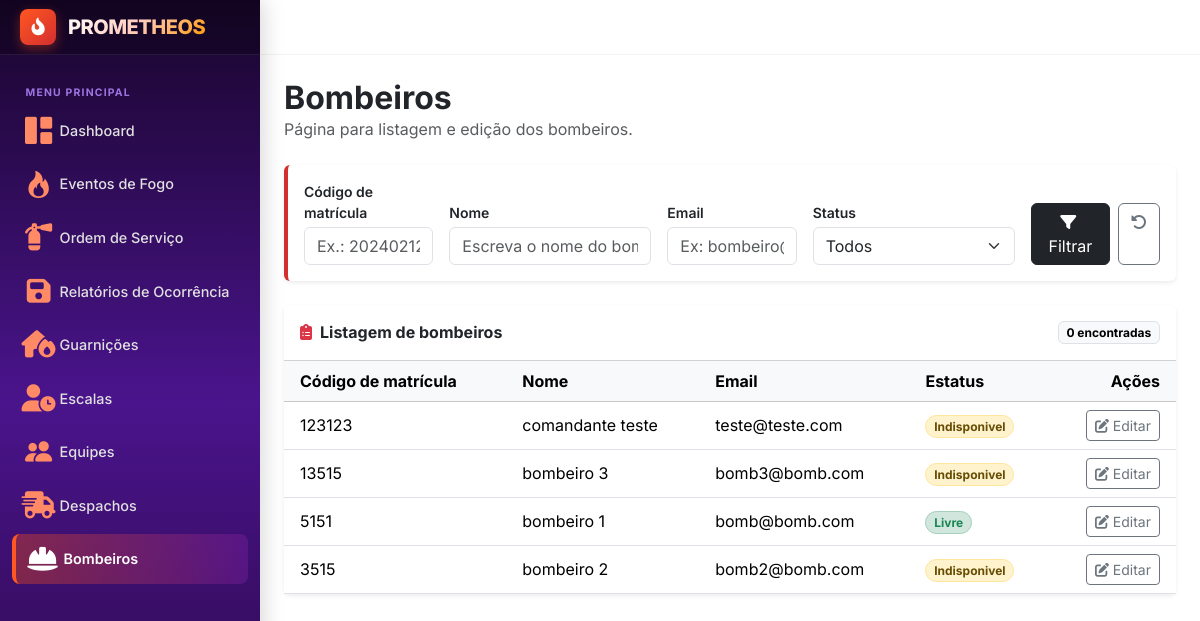
Page /bombeiros on the earlier database version.
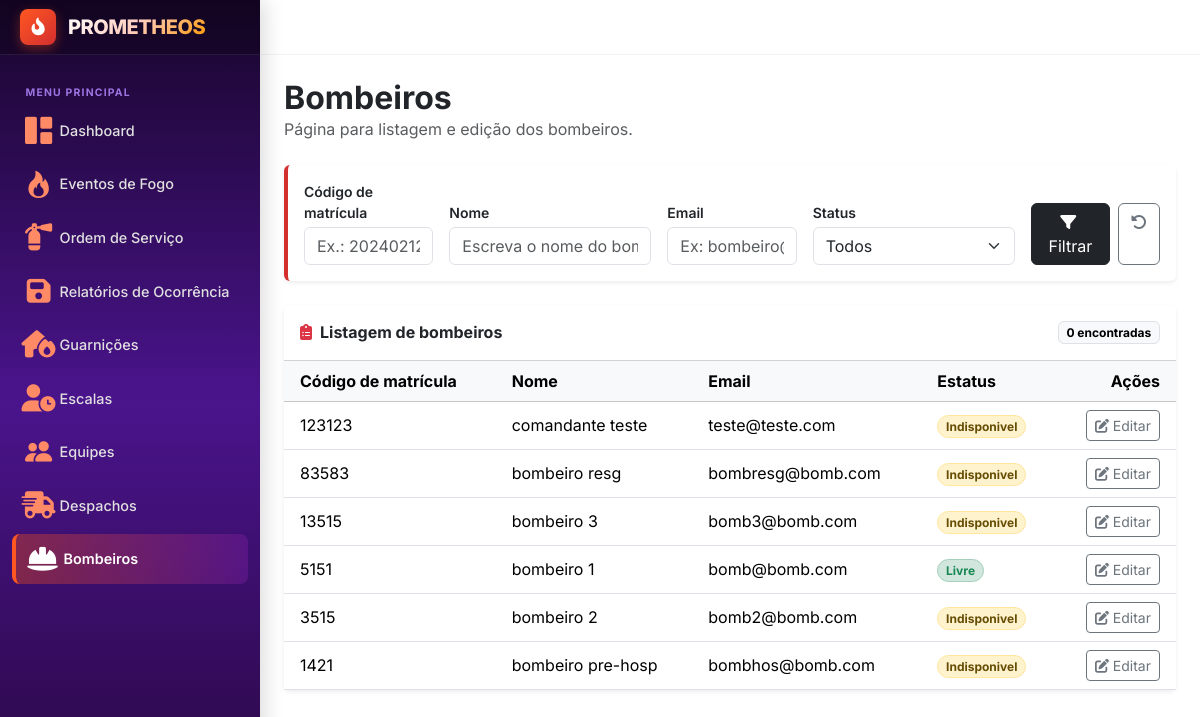
Same page on the later database version.
### usuario/models.py (models this page shows, shortened)
class Bombeiro(models.Model):
    id_usuario = models.OneToOneField(Usuario, on_delete=models.CASCADE)
    id_equipe = models.ForeignKey(Equipe, on_delete=models.PROTECT, blank=True, null=True)
    id_escala = models.ForeignKey(Escala, on_delete=models.SET_NULL, null=True, blank=True, related_name="bombeiros")
    matricula = models.IntegerField(primary_key=True)
    estatus = models.CharField(choices=Estatus.choices, default=Estatus.LIVRE)
    proficiencia = models.CharField(choices=Proficiencia.choices, blank=True, null=True, default=None)

class Usuario(models.Model):
    class perfil(models.TextChoices):
        ADMIN = "ADMIN"
        SALA_SITUACAO = "SALA_SITUACAO"
        COMANDO = "COMANDO"
        COMBATENTE = "COMBATENTE"
    id = models.IntegerField(primary_key=True)
    nome = models.CharField(max_length=50)
    email = models.EmailField()
    perfil = models.CharField(choices=perfil.choices)

### usuario/views.py (the view)
# urls.py: path('bombeiros', userViews.bombeiro, name='bombeiro'),
def bombeiro(request):
    bombeiros = Bombeiro.objects.all().order_by("-matricula")
    filtros = {
        "codigo" : request.GET.get("codigo", ""),
        "nome" : request.GET.get("nome", ""),
        "email" : request.GET.get("email", ""),
        "estatus" : request.GET.get("estatus", "")
    }
    if filtros["codigo"]:
        bombeiros = bombeiros.filter(matricula=filtros["codigo"])
    if filtros["nome"]:
        bombeiros = bombeiros.filter(id_usuario__nome=filtros["nome"])
    if filtros["email"]:
        bombeiros = bombeiros.filter(id_usuario__email=filtros["email"])
    if filtros["estatus"]:
        bombeiros = bombeiros.filter(estatus=filtros["estatus"])
    contexto = {
        "bombeiros" : bombeiros,
        "filtros" : filtros,
        "estatus_opcoes" : Bombeiro._meta.get_field("estatus").choices
    }
    return render(request, 'usuarios/bombeiros.html', contexto)

### templates/usuarios/bombeiros.html (shortened to what this page needs)
{% extends "layout.html" %}
{% block content %}
<div class="d-flex flex-wrap align-items-start justify-content-between gap-3 mb-4">
    <div>
        <h1 class="h2 fw-bold mb-0">Bombeiros</h1>
        <p class="text-muted mb-0">Página para listagem e edição dos bombeiros.</p>
    </div>
</div>
<div class="card border-0 shadow-sm mb-4" style="border-left: 4px solid #D32F2F !important;">
    <div class="card-body p-3">
        <form method="get" class="row g-3 align-items-end">
            <div class="col-12 col-md-2">
                <label for="filtro-matricula" class="form-label small fw-semibold mb-1">Código de matrícula</label>
                <input type="text" class="form-control" id="filtro-matricula" name="matricula"
                       placeholder="Ex.: 20240212" value="{{ filtros.matricula }}">
            </div>
            <div class="col-12 col-md-3">
                <label for="filtro-descricao" class="form-label small fw-semibold mb-1">Nome</label>
                <input type="text" class="form-control" id="filtro-nome" name="nome"
                       placeholder="Escreva o nome do bombeiro" value="{{ filtros.nome }}">
            </div>
            <div class="col-12 col-md-2">
                <label for="filtro-email" class="form-label small fw-semibold mb-1">Email</label>
                <input type="text" class="form-control" id="filtro-email" name="email"
                        placeholder="Ex: bombeiro@email.com" value="{{ filtros.email }}">
            </div>
            <div class="col-12 col-md-3">
                <label for="filtro-estatus" class="form-label small fw-semibold mb-1">Status</label>
                <select class="form-select" id="filtro-estatus" name="estatus">
                    <option value="">Todos</option>
                </select>
            </div>
            <div class="col-12 col-md-2 d-flex gap-2">
                <button type="submit" class="btn btn-dark w-100">
                    <i class="fa-solid fa-filter me-1"></i> Filtrar
                </button>
                <a href="{% url 'bombeiro' %}" class="btn btn-outline-secondary" title="Limpar filtros" aria-label="Limpar filtros">
                    <i class="fa-solid fa-rotate-left"></i>
                </a>
            </div>
        </form>
    </div>
</div>
<div class="card border-0 shadow-sm">
    <div class="card-header bg-white d-flex align-items-center justify-content-between py-3">
        <h2 class="h6 fw-bold mb-0">
            <i class="fa-solid fa-clipboard-list text-danger me-2"></i>Listagem de bombeiros
        </h2>
        <span class="badge text-bg-light border">{{ ordens|length }} encontrada{{ ordens|length|pluralize }}</span>
    </div>
    <div class="table-responsive">
        <table class="table table-hover align-middle mb-0">
            <thead class="table-light">
                <tr>
                    <th scope="col" class="ps-3">Código de matrícula</th>
                    <th scope="col">Nome</th>
                    <th scope="col">Email</th>
                    <th scope="col">Estatus</th>
                    <th scope="col" class="text-end pe-3">Ações</th>
                </tr>
            </thead>
            <tbody>
                {% for bombeiro in bombeiros %}
                <tr>
                    <td class="ps-3">{{ bombeiro.matricula }}</td>
                    <td>{{ bombeiro.id_usuario.nome }}</td>
                    <td>{{ bombeiro.id_usuario.email }}</td>
                    <td>
                        {% if bombeiro.estatus == "LIVRE" %}
                        <span class="badge bg-success-subtle text-success border border-success-subtle rounded-pill">{{ bombeiro.get_estatus_display }}</span>
                        {% elif bombeiro.estatus == "INDISPONIVEL" %}
                        <span class="badge bg-warning-subtle text-warning-emphasis border border-warning-subtle rounded-pill">{{ bombeiro.get_estatus_display }}</span>
                        {% else %}
                        <span class="badge bg-secondary-subtle text-secondary border border-secondary-subtle rounded-pill">{{ bombeiro.get_estatus_display|default:bombeiro.estatus }}</span>
                        {% endif %}
                    </td>
                    <td class="text-end pe-3 text-nowrap">
                        <a href="{% url 'editaBombeiro' bombeiro.matricula %}" class="btn btn-sm btn-outline-secondary"
                           title="Editar" aria-label="Editar OS {{ relatorio.id }}">
                            <i class="fa-solid fa-pen-to-square"></i> Editar
                    </td>
                </tr>
                {% endfor %}
            </tbody>
        </table>
    </div>
</div>
{% endblock %}

### templates/layout.html (shortened to what this page needs)
<!DOCTYPE html>
<html lang="pt-BR">
<head>
    <link href="https://cdn.jsdelivr.net/npm/bootstrap@5.3.2/dist/css/bootstrap.min.css" rel="stylesheet">
    <link rel="stylesheet" href="https://cdn.jsdelivr.net/npm/bootstrap-icons@1.11.3/font/bootstrap-icons.min.css">
    <link rel="stylesheet" href="https://cdnjs.cloudflare.com/ajax/libs/font-awesome/6.5.1/css/all.min.css">
</head>
<body>
    <div class="wrapper">
        <nav id="sidebar">
            <div class="sidebar-brand-wrapper">
                <a href="{% url 'dashboard' %}" class="sidebar-brand">
                    <div class="brand-icon">
                        <i class="fa-solid fa-fire-flame-curved"></i>
                    </div>
                    <span class="brand-text">PROMETHEOS</span>
                </a>
            </div>
            <div class="sidebar-menu">
                <div class="menu-header">Menu Principal</div>
                <a href="{% url 'dashboard' %}"
                class="nav-item-link {% if request.resolver_match.url_name == 'dashboard' %}active{% endif %}"
                title="Início">
                    <i class="bi bi-grid-1x2-fill"></i>
                    <span class="link-text">Dashboard</span>
                </a>
                <a href="{% url 'eventoFogo'%}"
                class="nav-item-link {% if 'eventoFogo' in request.resolver_match.url_name %}active{% endif %}"
                title="Ocorrências">
                    <i class="bi bi-fire"></i>
                    <span class="link-text">Eventos de Fogo</span>
                </a>
                <a href="{% url 'ordemServico'%}"
                class="nav-item-link {% if 'ordemServico' in request.resolver_match.url_name %}active{% endif %}"
                title="Ocorrências">
                    <i class="fa-solid fa-fire-extinguisher"></i>
                    <span class="link-text">Ordem de Serviço</span>
                </a>
                <a href="{% url 'relatorioOcorrencia'%}"
                class="nav-item-link {% if 'relatorioOcorrencia' in request.resolver_match.url_name %}active{% endif %}"
                title="Ocorrências">
                    <i class="fa-solid fa-floppy-disk"></i>
                    <span class="link-text">Relatórios de Ocorrência</span>
                </a>
                <a href="{% url 'guarnicao'%}"
                class="nav-item-link {% if 'guarnicao' in request.resolver_match.url_name %}active{% endif %}"
                title="Ocorrências">
                    <i class="fa-solid fa-house-fire"></i>
                    <span class="link-text">Guarnições</span>
                </a>
                <a href="{% url 'escala' %}"
                class="nav-item-link {% if 'escala' in request.resolver_match.url_name %}active{% endif %}"
                title="Ocorrências">
                    <i class="fa-solid fa-user-clock"></i>
                    <span class="link-text">Escalas</span>
                </a>
                <a href="{% url 'equipe' %}"
                class="nav-item-link {% if 'equipe' in request.resolver_match.url_name %}active{% endif %}"
                title="Ocorrências">
                    <i class="bi bi-people-fill"></i>
                    <span class="link-text">Equipes</span>
                </a>
                <a href="{% url 'despacho' %}"
                class="nav-item-link {% if 'despacho' in request.resolver_match.url_name %}active{% endif %}"
                title="Ocorrências">
                    <i class="fa-solid fa-truck-fast"></i>
                    <span class="link-text">Despachos</span>
                </a>
                <a href="{% url 'bombeiro' %}"
                class="nav-item-link {% if 'bombeiro' in request.resolver_match.url_name %}active{% endif %}"
                title="Ocorrências">
                    <i class="fa-solid fa-helmet-safety"></i>
                    <span class="link-text">Bombeiros</span>
                </a>
            </div>
        </nav>
        <div id="content-wrapper">
            <header class="top-navbar"></header>
            <main id="main-content" class="flex-grow-1 p-4">
                {% block content %}
                {% endblock %}
            </main>

### templates/layout.html (style rules this page uses)
:root { --fire-red-dark: #D32F2F; --fire-red-primary: #E64A19; --fire-orange: #FF5722; --fire-amber: #FF9800; --purple-dark: #18052B; --purple-mid: #4A148C; --purple-light: #7B1FA2; --bg-main: #ffffff; --sidebar-width: 260px; --sidebar-collapsed-width: 80px; --topbar-height: 55px; }
body { font-family: 'Inter', -apple-system, BlinkMacSystemFont, "Segoe UI", Roboto, sans-serif; background-color: var(--bg-main); color: #212529; overflow-x: hidden; margin: 0; padding: 0; }
.wrapper { display: flex; width: 100%; min-height: 100vh; }
#sidebar { width: var(--sidebar-width); min-width: var(--sidebar-width); background: linear-gradient(180deg, var(--purple-dark) 0%, var(--purple-mid) 50%, #2A0845 100%); color: #ffffff; transition: all 0.3s cubic-bezier(0.4, 0, 0.2, 1); position: fixed; top: 0; bottom: 0; left: 0; z-index: 1000; box-shadow: 4px 0 20px rgba(0, 0, 0, 0.15); display: flex; flex-direction: column; }
.sidebar-brand-wrapper { height: var(--topbar-height); display: flex; align-items: center; justify-content: space-between; padding: 0 0.85rem 0 1.25rem; background-color: rgba(0, 0, 0, 0.25); border-bottom: 1px solid rgba(255, 255, 255, 0.08); overflow: hidden; }
.sidebar-brand { display: flex; align-items: center; text-decoration: none; white-space: nowrap; }
.brand-icon { width: 36px; height: 36px; min-width: 36px; border-radius: 8px; background: linear-gradient(135deg, var(--fire-orange), var(--fire-red-dark)); display: flex; align-items: center; justify-content: center; color: #ffffff; font-size: 1.1rem; box-shadow: 0 4px 12px rgba(230, 74, 25, 0.4); }
.brand-text { font-size: 1.25rem; font-weight: 800; margin-left: 0.75rem; background: linear-gradient(135deg, #ffffff 0%, #ffccbc 50%, #ff9800 100%); -webkit-background-clip: text; -webkit-text-fill-color: transparent; letter-spacing: -0.5px; transition: opacity 0.2s; }
.sidebar-menu { padding: 1rem 0.75rem; flex-grow: 1; overflow-y: auto; }
.sidebar-menu .menu-header { font-size: 0.65rem; font-weight: 700; text-transform: uppercase; letter-spacing: 1.2px; color: #b388ff; padding: 0.85rem 0.85rem 0.35rem; white-space: nowrap; opacity: 0.85; }
.nav-item-link { display: flex; align-items: center; padding: 0.7rem 0.85rem; color: #e0e0e0; text-decoration: none; border-radius: 0.5rem; font-weight: 500; font-size: 0.9rem; margin-bottom: 0.25rem; transition: all 0.2s ease; white-space: nowrap; }
.nav-item-link i { font-size: 1.7rem; width: 26px; min-width: 26px; display: flex; align-items: center; justify-content: center; color: #ff8a65; transition: color 0.2s ease; }
.nav-item-link .link-text { margin-left: 0.5rem; transition: opacity 0.2s; }
.nav-item-link.active { color: #ffffff; background: linear-gradient(90deg, rgba(230, 74, 25, 0.4) 0%, rgba(123, 31, 162, 0.4) 100%); border-left: 4px solid var(--fire-orange); font-weight: 600; }
.nav-item-link.active i { color: #ffffff; }
#content-wrapper { margin-left: var(--sidebar-width); width: calc(100% - var(--sidebar-width)); min-height: 100vh; background-color: var(--bg-main); transition: all 0.3s cubic-bezier(0.4, 0, 0.2, 1); display: flex; flex-direction: column; }
.top-navbar { height: var(--topbar-height); background-color: #ffffff; border-bottom: 1px solid #f1f3f5; padding: 0 1.5rem; display: flex; align-items: center; justify-content: flex-start; position: sticky; top: 0; z-index: 999; }

Differences in the rows shown:
added Bombeiro: matricula "83583", id_usuario.nome "bombeiro resg", id_usuario.email "bombresg@bomb.com", estatus "Indisponivel"
added Bombeiro: matricula "1421", id_usuario.nome "bombeiro pre-hosp", id_usuario.email "bombhos@bomb.com", estatus "Indisponivel"
